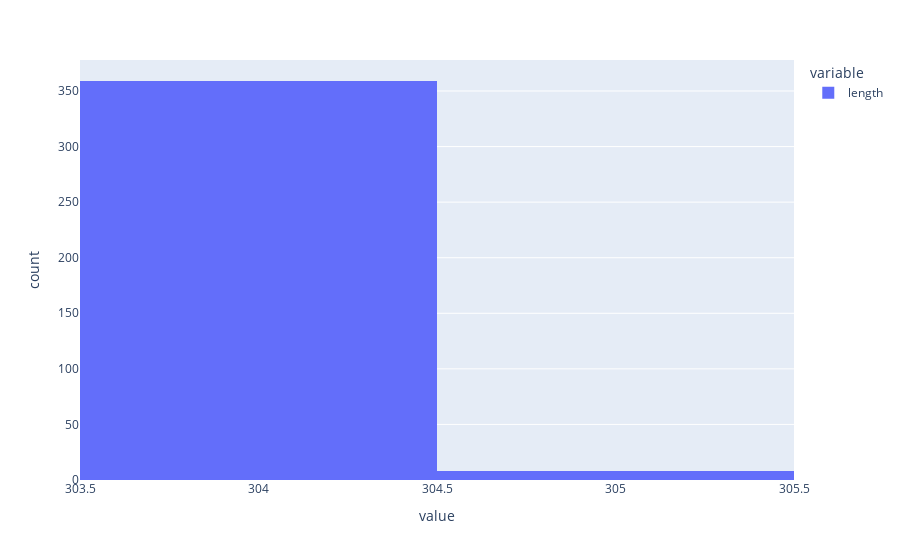

This figure's notebook cell:
### Code cell
px.histogram(lengths_filtered.length)

### Figure 1 — Plotly figure (JSON) as saved in the notebook; plotly's stock layout.template omitted (floating-point values rounded to 4 significant figures; data arrays with more than 128 entries replaced by an {"elided": "..."} marker saying what was removed)
{"data": [{"alignmentgroup": "True", "bingroup": "x", "hovertemplate": "variable=length<br>value=%{x}<br>count=%{y}<extra></extra>", "legendgroup": "length", "marker": {"color": "#636efa", "pattern": {"shape": ""}}, "name": "length", "offsetgroup": "length", "orientation": "v", "showlegend": true, "type": "histogram", "x": {"elided": "367 int values"}, "xaxis": "x", "yaxis": "y"}], "layout": {"barmode": "relative", "legend": {"title": {"text": "variable"}, "tracegroupgap": 0}, "margin": {"t": 60}, "xaxis": {"anchor": "y", "domain": [0, 1], "title": {"text": "value"}}, "yaxis": {"anchor": "x", "domain": [0, 1], "title": {"text": "count"}}}}
